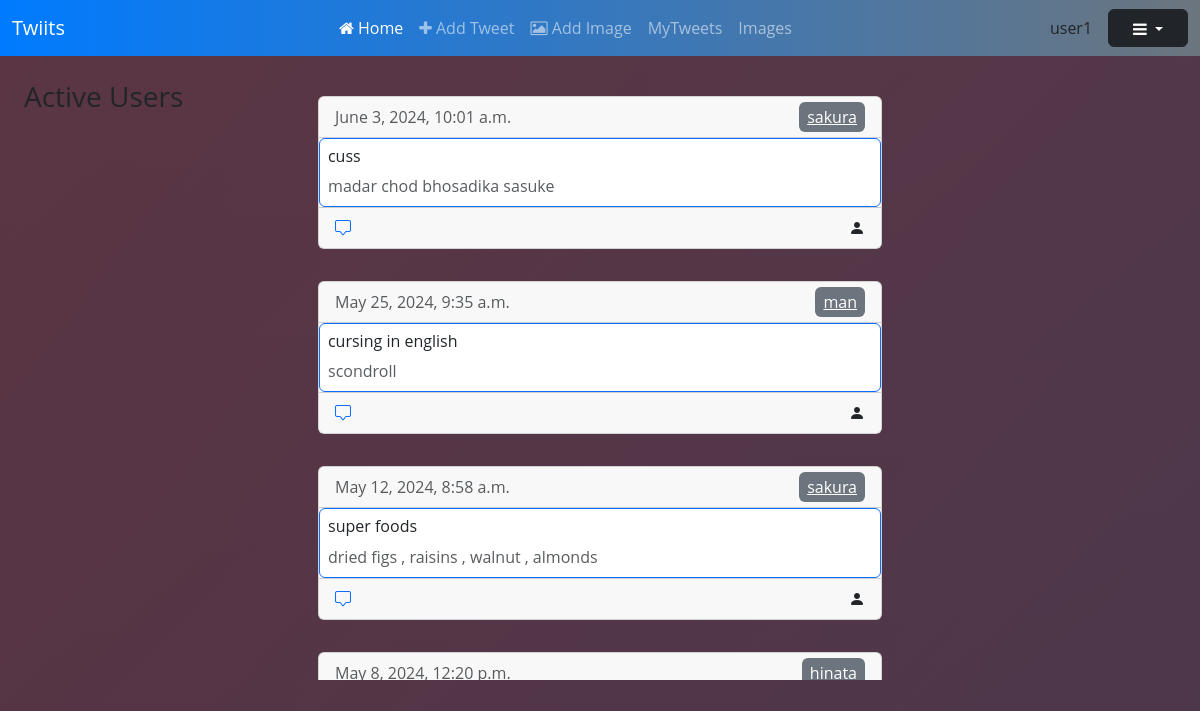
Screenshot of / (signed in) with the database file from the repository.
### myapp/models.py (models this page shows, shortened)
class Tweets(models.Model):
    user = models.ForeignKey(User,on_delete=models.CASCADE)
    topic = models.CharField(max_length=50,null=False,blank=False)
    tweet = models.CharField(max_length=250,null=False,blank=False)
    pub_date = models.DateTimeField()

### myapp/views.py (the view)
# urls.py: path("",index_page,name="index_page"),
@login_required(login_url="login/")
def index_page(request):
    user_data = Tweets.objects.all().order_by("-pub_date")
    return render(request,"index.html",context={"data":user_data,"page":"home"})

### myapp/templates/index.html (shortened to what this page needs)
{% extends "base.html" %}
{% block body %}
<div class="container-fluid p-4">
  <div class="row">
    <div class="col-lg-3 ">
      <h3>Active Users</h3>
    </div>
    <div class="col-lg-6" style="max-height: 600px; overflow-y: auto; scrollbar-width: none; -ms-overflow-style: none;">
      {% if data %}
        {% for element in data %}
          {% include "includes/tweet.html" with element=element %}
        {% endfor %}
      {% endif %}
    </div>
{% endblock body %}

### myapp/templates/includes/navbar.html (shortened to what this page needs)
<nav class="navbar navbar-expand-lg navbar-dark bg-dark">
  <div class="container-fluid">
    <a class="navbar-brand" href="/">Twiits</a>
    <div class="collapse navbar-collapse" id="navbarNav">
      <ul class="navbar-nav mx-auto">
        <li class="nav-item">
          <a class="nav-link active" aria-current="page" href="{% url 'myapp:index_page' %}"><i class="fa fa-home"></i> Home</a>
        </li>
        <li class="nav-item">
          <a class="nav-link" href="{% url 'myapp:add_tweet_page' %}"><i class="fa fa-plus"></i> Add Tweet</a>
        </li>
        <li class="nav-item">
          <a class="nav-link" href="{% url 'propic:getimage' %}"><i class="fa fa-image"></i> Add Image</a>
        </li>
        <li class="nav-item">
          <a class="nav-link" href="{% url 'myapp:all_tweets' request.user.username %}"></i>MyTweets</a>
        </li>
        <li class="nav-item">
          <a class="nav-link" href="{% url 'propic:allpics' %}"></i>Images</a>
        </li>
      </ul>
    </div>
    <div class="text-center me-3">
      <a class="nav-link font-weight-bold" href="#">{{request.user.username}}</a>
    </div>
    <div class="dropdown">
      <button class="btn btn-dark dropdown-toggle" type="button" id="dropdownMenuButton" aria-expanded="false">
        <i class="fa fa-bars"></i>
      </button>
    </div>
  </div>
</nav>

### myapp/templates/includes/tweet.html
<div class="row">
            <div class="col-lg-12 ">
              <div class="card my-3">
                <div class="card-header d-flex justify-content-between align-items-center">
                  <span class="font-light text-muted">{{element.pub_date}}</span>
                  <div>
                    {% if page == "my-tweets" %}
                    <a class="px-2 py-1 bg-secondary text-white font-weight-bold rounded hover:bg-gray-500 mr-2" href="{% url 'myapp:update_tweet' element.id %}">Update Tweet</a>
                    <a class="px-2 py-1 bg-danger text-white font-weight-bold rounded hover:bg-red-600" href="{% url 'myapp:delete_tweet' element.id %}">Delete Tweet</a>
                    {% elif page == "home" %}
                    <a class="no-decoration px-2 py-1 bg-secondary text-white font-weight-bold rounded hover:bg-gray-500 mr-2 " href="{% url 'myapp:update_tweet' element.id %}">{{element.user.username}}</a>
                    {% endif %}
                  </div>
                </div>
                <div class="card-body border border-primary rounded p-2">
                  <h2 class="card-title h6 text-dark">{{element.topic}}</h2>
                  <p class="card-text text-muted mb-0">{{element.tweet}}</p>
                </div>
                <div class="card-footer d-flex justify-content-between align-items-center">
                  <a class="text-primary" href="#" ><i class="bi bi-chat-square"></i></a>
                  <div>
                  {% if page == "profile" %}
                  <a class="text-dark font-weight-bold" href="/"><i class="bi bi-house-door"></i></a>
                  {% else %}
                  <a class="text-dark font-weight-bold" style="text-decoration:underline" href="{% url 'myapp:show_profile' element.user.username %}"><i class="bi bi-person-fill"></i></a>
                  {% endif %}
                  </div>
                </div>
              </div>
            </div>
          </div>

### rows the page displays
Tweets: pub_date "June 3, 2024, 10:01 a.m.", user.username "sakura", topic "cuss", tweet "madar chod bhosadika sasuke"
Tweets: pub_date "May 25, 2024, 9:35 a.m.", user.username "man", topic "cursing in english", tweet "scondroll"
Tweets: pub_date "May 12, 2024, 8:58 a.m.", user.username "sakura", topic "super foods", tweet "dried figs , raisins , walnut , almonds"
Tweets: pub_date "May 8, 2024, 12:20 p.m.", user.username "hinata"

### other values shown
{{ request.user.username }} "user1"
